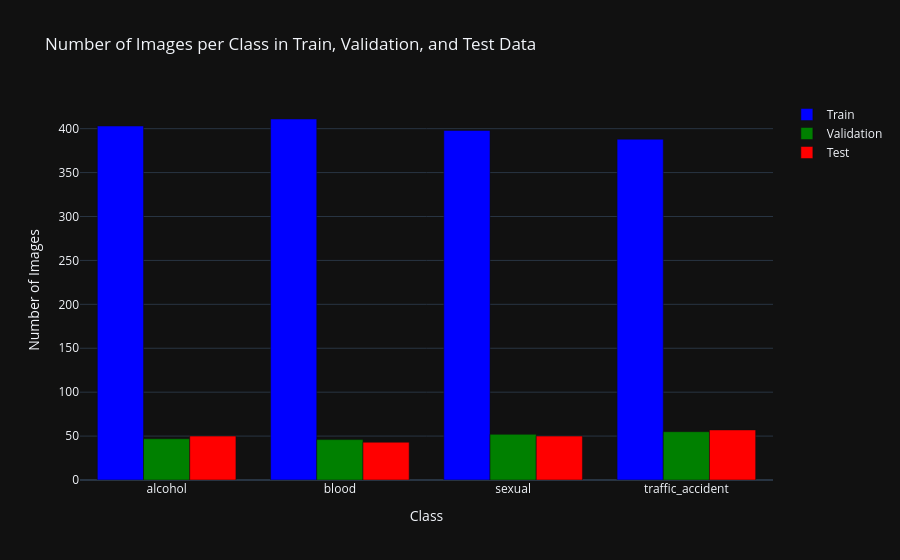

Notebook code cell kept with this figure:
### Code cell
_, train_counts = np.unique(train_labels, return_counts=True)
_, val_counts = np.unique(val_labels, return_counts=True)
_, test_counts = np.unique(test_labels, return_counts=True)

fig = go.Figure()

fig.add_trace(go.Bar(
    x=class_names,
    y=train_counts,
    name='Train',
    marker=dict(color='blue')
))

fig.add_trace(go.Bar(
    x=class_names,
    y=val_counts,
    name='Validation',
    marker=dict(color='green')
))

fig.add_trace(go.Bar(
    x=class_names,
    y=test_counts,
    name='Test',
    marker=dict(color='red')
))

fig.update_layout(
    title="Number of Images per Class in Train, Validation, and Test Data",
    barmode='group',
    xaxis_title="Class",
    yaxis_title="Number of Images",
    template="plotly_dark"
)

# Show the plot
fig.show()

### Figure 1 — Plotly figure (JSON) as saved in the notebook; plotly's stock layout.template omitted (floating-point values rounded to 4 significant figures)
{"data": [{"marker": {"color": "blue"}, "name": "Train", "x": ["alcohol", "blood", "sexual", "traffic_accident"], "y": [403, 411, 398, 388], "type": "bar"}, {"marker": {"color": "green"}, "name": "Validation", "x": ["alcohol", "blood", "sexual", "traffic_accident"], "y": [47, 46, 52, 55], "type": "bar"}, {"marker": {"color": "red"}, "name": "Test", "x": ["alcohol", "blood", "sexual", "traffic_accident"], "y": [50, 43, 50, 57], "type": "bar"}], "layout": {"title": {"text": "Number of Images per Class in Train, Validation, and Test Data"}, "barmode": "group", "xaxis": {"title": {"text": "Class"}}, "yaxis": {"title": {"text": "Number of Images"}}}}
